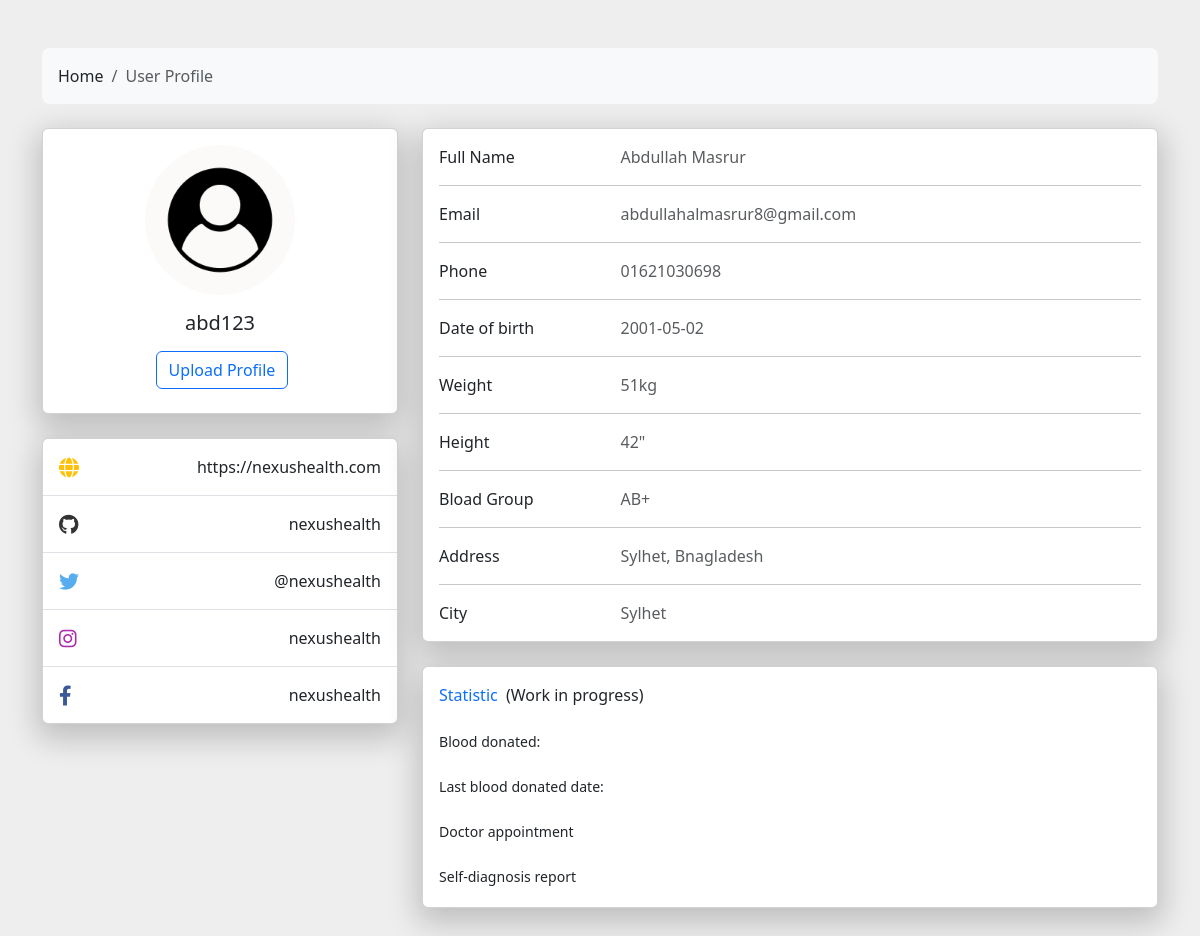
Page /Homepage/profile.php (signed in) on the committed database.
### tables this page shows
CREATE TABLE `register` (
  `id` int(255) NOT NULL,
  `firstName` varchar(255) NOT NULL,
  `lastName` varchar(255) NOT NULL,
  `userName` varchar(255) NOT NULL,
  `email` varchar(255) NOT NULL,
  `pass` varchar(255) NOT NULL,
  `pNumber` varchar(255) NOT NULL,
  `dob` varchar(255) NOT NULL,
  `weight` varchar(255) NOT NULL,
  `height` varchar(255) NOT NULL,
  `sex` varchar(255) NOT NULL,
  `bloodGroup` varchar(255) NOT NULL,
  `address` varchar(255) NOT NULL,
  `city` varchar(255) NOT NULL,
  `verifytoken` varchar(255) NOT NULL,
  `verifystatus` int(255) NOT NULL DEFAULT 0 COMMENT '0 = No\r\n\r\n1 = Yes',
  `profilepic` varchar(255) NOT NULL DEFAULT '../ProfilePictures/Default.jpg'
);

### Database/sessionUserData.php (called while the page is built)
<?php
if (isset($_SESSION['admin'])) {
    $loggedInUser = mysqli_query($conn, "SELECT * FROM `register` WHERE userName = '{$_SESSION['admin']}'");
} else if (isset($_SESSION['userName'])) {
    $loggedInUser = mysqli_query($conn, "SELECT * FROM `register` WHERE userName = '{$_SESSION['userName']}' OR email = '{$_SESSION['userName']}'");
}
$row = mysqli_fetch_assoc($loggedInUser);
?>

### Homepage/profile.php (the view, shortened to what this page needs)
<?php
include "../Database/connection.php";
include '../Database/sessionUserData.php'
?>
<!DOCTYPE html>
<html lang="en">
<head>
    <link href="https://cdnjs.cloudflare.com/ajax/libs/font-awesome/6.0.0-beta2/css/all.min.css" rel="stylesheet">
    <link href="https://cdn.jsdelivr.net/npm/bootstrap@5.3.0/dist/css/bootstrap.min.css" rel="stylesheet"
>
    <link rel="stylesheet" href="styles.css">
</head>
<body>
    <section style="background-color: #eee;">
        <div class="container py-5">
            <div class="row">
                <div class="col">
                    <nav aria-label="breadcrumb" class="bg-light rounded-3 p-3 mb-4">
                        <ol class="breadcrumb mb-0">
                            <li class="breadcrumb-item"><a href="index.php">Home</a></li>
                            <li class="breadcrumb-item active" aria-current="page">User Profile</li>
                        </ol>
                    </nav>
                </div>
            </div>
            <div class="row">
                <div class="col-lg-4">
                    <div class="card mb-4">
                        <div class="card-body text-center">
                            <img src="<?php echo $row['profilepic']?>"
                                alt="avatar" class="rounded-circle img-fluid" style="width: 150px;">
                            <h5 class="my-3"><?php echo $row['userName']?></h5>
                            <div class="d-flex justify-content-center mb-2">
                                <button type="button" class="btn btn-outline-primary ms-1">Upload Profile</button>
                            </div>
                        </div>
                    </div>
                    <div class="card mb-4 mb-lg-0">
                        <div class="card-body p-0">
                            <ul class="list-group list-group-flush rounded-3">
                                <li class="list-group-item d-flex justify-content-between align-items-center p-3">
                                    <i class="fas fa-globe fa-lg text-warning"></i>
                                    <p class="mb-0">https://nexushealth.com</p>
                                </li>
                                <li class="list-group-item d-flex justify-content-between align-items-center p-3">
                                    <i class="fab fa-github fa-lg" style="color: #333333;"></i>
                                    <p class="mb-0">nexushealth</p>
                                </li>
                                <li class="list-group-item d-flex justify-content-between align-items-center p-3">
                                    <i class="fab fa-twitter fa-lg" style="color: #55acee;"></i>
                                    <p class="mb-0">@nexushealth</p>
                                </li>
                                <li class="list-group-item d-flex justify-content-between align-items-center p-3">
                                    <i class="fab fa-instagram fa-lg" style="color: #ac2bac;"></i>
                                    <p class="mb-0">nexushealth</p>
                                </li>
                                <li class="list-group-item d-flex justify-content-between align-items-center p-3">
                                    <i class="fab fa-facebook-f fa-lg" style="color: #3b5998;"></i>
                                    <p class="mb-0">nexushealth</p>
                                </li>
                            </ul>
                        </div>
                    </div>
                </div>
                <div class="col-lg-8">
                    <div class="card mb-4">
                        <div class="card-body">
                            <div class="row">
                                <div class="col-sm-3">
                                    <p class="mb-0">Full Name</p>
                                </div>
                                <div class="col-sm-9">
                                    <p class="text-muted mb-0"><?php echo $row['firstName'].' '.$row['lastName']?></p>
                                </div>
                            </div>
                            <hr>
                            <div class="row">
                                <div class="col-sm-3">
                                    <p class="mb-0">Email</p>
                                </div>
                                <div class="col-sm-9">
                                    <p class="text-muted mb-0"><?php echo $row['email']?></p>
                                </div>
                            </div>
                            <hr>
                            <div class="row">
                                <div class="col-sm-3">
                                    <p class="mb-0">Phone</p>
                                </div>
                                <div class="col-sm-9">
                                    <p class="text-muted mb-0"><?php echo $row['pNumber']?></p>
                                </div>
                            </div>
                            <hr>
                            <div class="row">
                                <div class="col-sm-3">
                                    <p class="mb-0">Date of birth</p>
                                </div>
                                <div class="col-sm-9">
                                    <p class="text-muted mb-0"><?php echo $row['dob']?></p>
                                </div>
                            </div>
                            <hr>
                            <div class="row">
                                <div class="col-sm-3">
                                    <p class="mb-0">Weight</p>
                                </div>
                                <div class="col-sm-9">
                                    <p class="text-muted mb-0"><?php echo $row['weight']?></p>
                                </div>
                            </div>
                            <hr>
                            <div class="row">
                                <div class="col-sm-3">
                                    <p class="mb-0">Height</p>
                                </div>
                                <div class="col-sm-9">
                                    <p class="text-muted mb-0"><?php echo $row['height']?>"</p>
                                </div>
                            </div>
                            <hr>
                            <div class="row">
                                <div class="col-sm-3">
                                    <p class="mb-0">Bload Group</p>
                                </div>
                                <div class="col-sm-9">
                                    <p class="text-muted mb-0"><?php echo $row['bloodGroup']?></p>
                                </div>
                            </div>
                            <hr>
                            <div class="row">
                                <div class="col-sm-3">
                                    <p class="mb-0">Address</p>
                                </div>
                                <div class="col-sm-9">
                                    <p class="text-muted mb-0"><?php echo $row['address']?></p>
                                </div>
                            </div>
                            <hr>
                            <div class="row">
                                <div class="col-sm-3">
                                    <p class="mb-0">City</p>
                                </div>
                                <div class="col-sm-9">
                                    <p class="text-muted mb-0"><?php echo $row['city']?></p>
                                </div>
                            </div>
                        </div>
                    </div>
                    <div class="row">
                        <div class="col-md-12">
                            <div class="card mb-4 mb-md-0">
                                <div class="card-body">
                                    <p class="mb-4"><span class="text-primary font-italic me-1">Statistic</span> (Work in progress)
                                    </p>
                                    <p class="mb-1" style="font-size: .88rem;">Blood donated: </p>
                                    <p class="mt-4 mb-1" style="font-size: .88rem;">Last blood donated date: </p>
                                    <p class="mt-4 mb-1" style="font-size: .88rem;">Doctor appointment </p>
                                    <p class="mt-4 mb-1" style="font-size: .88rem;">Self-diagnosis report</p>
                                </div>
                            </div>
                        </div>
                    </div>
                </div>
            </div>
        </div>
    </section>
</body>
</html>

### Homepage/styles.css (style rules this page uses)
.card { overflow: hidden; cursor: pointer; position: relative; box-shadow: 0 10px 30px 5px rgba(0, 0, 0, 0.2); }
a { inset: auto auto 40px 30px; color: inherit; text-decoration: none; }

### rows in the picture
register: profilepic (placeholder picture), userName "abd123", firstName "Abdullah", lastName "Masrur", email "abdullahalmasrur8@gmail.com", pNumber "01621030698", dob "2001-05-02", weight "51kg", height "42", bloodGroup "AB+", address "Sylhet, Bnagladesh", city "Sylhet"
